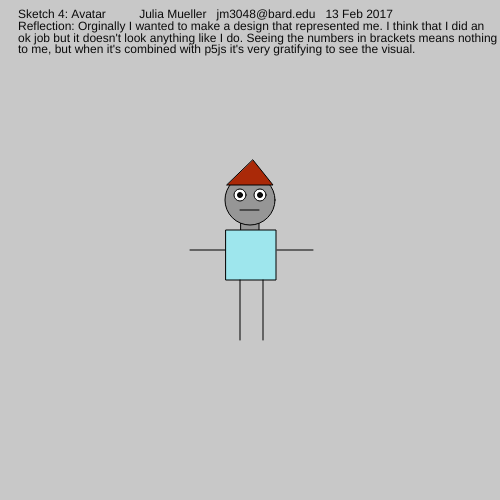
Frame 1 (no input)
Frame 60 (no input): identical to frame 1, image omitted
Frame 120 (the mouse pressed at the canvas centre since frame 60): identical to frame 1, image omitted

The p5.js sketch that drew this single still picture (run headless with seeded random() and noise() and a simulated clock; from frame 60 on, the mouse is pressed at the canvas centre):

// p5.js sketch
// ── sketch.js
function setup() {
  createCanvas(500, 500);

}

function draw() {
  background(200);
    fill(12, 12, 12);
    text("Sketch 4: Avatar          Julia Mueller   jm3048@bard.edu   13 Feb 2017", 18, 18);
    text("Reflection: Orginally I wanted to make a design that represented me. I think that I did an ", 18, 30);
    text("ok job but it doesn't look anything like I do. Seeing the numbers in brackets means nothing ", 18, 42);
    text("to me, but when it's combined with p5js it's very gratifying to see the visual.", 18, 53);
    
    //neck
    fill(150);
    rect(241, 220, 18, 15);
    
    //head
    fill(150);
    strokeWeight(1);
    ellipse(250, 200, 50);
    fill(300);
    ellipse(240, 195, 12);
    ellipse(260, 195, 12);
    fill(12, 12, 12);
    ellipse(240, 195, 5);
    ellipse(260, 195, 5);
    line(259, 210, 240, 210);
    
    //hat
    fill(170, 41, 8);
    triangle(227, 185, 273, 185, 253, 160);
    
    //body 
    fill(158, 230, 237);
    rect(226, 230, 50, 50);
    
    //arms
    //left arm
    line(190, 250, 225, 250);
    //right arm
    line(313, 250, 277, 250);
     
    //legs
    //left leg
    line(240, 340, 240, 280);
    //right leg
    line(263, 340, 263, 280);
    
  

}
